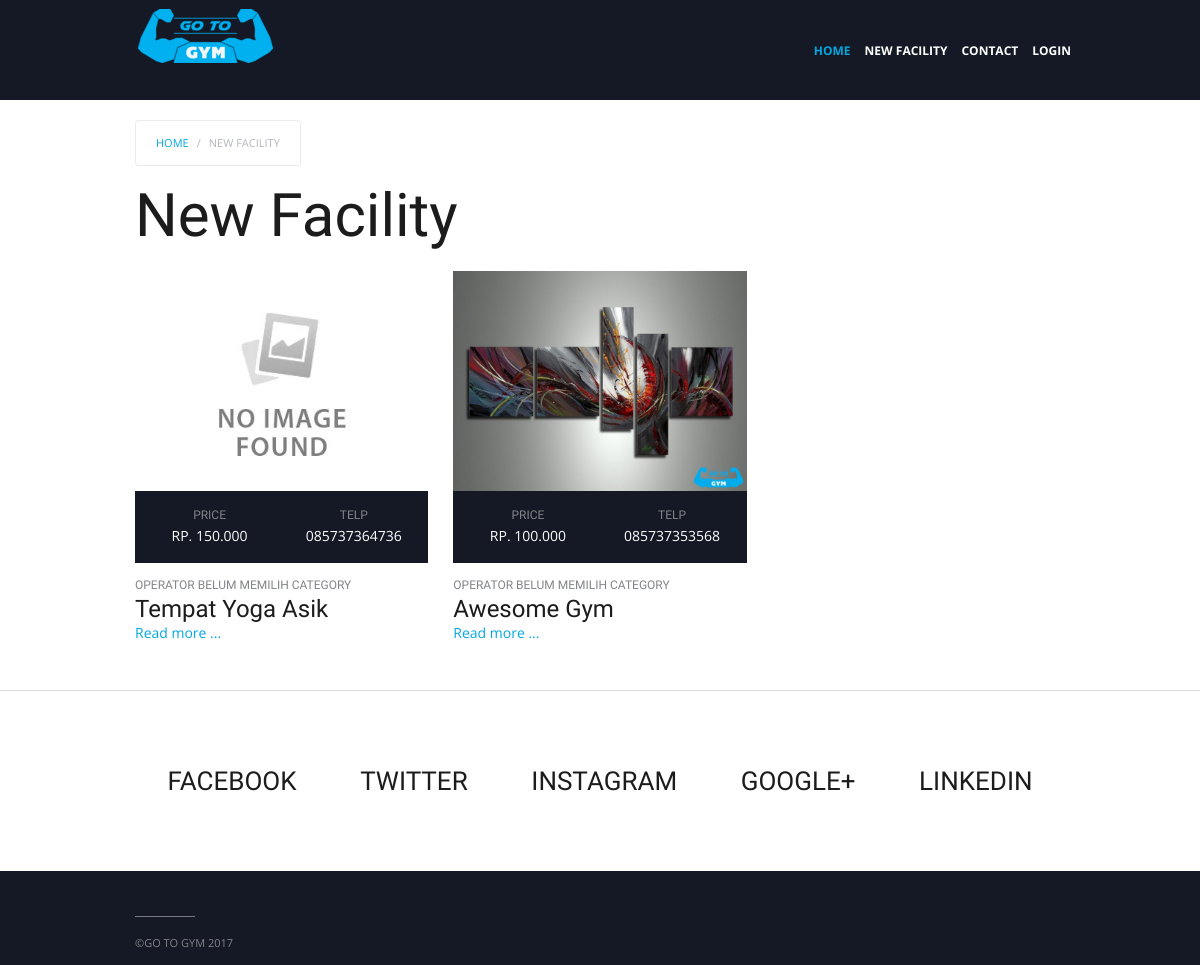
Page /home/newfacility on the earlier database version.
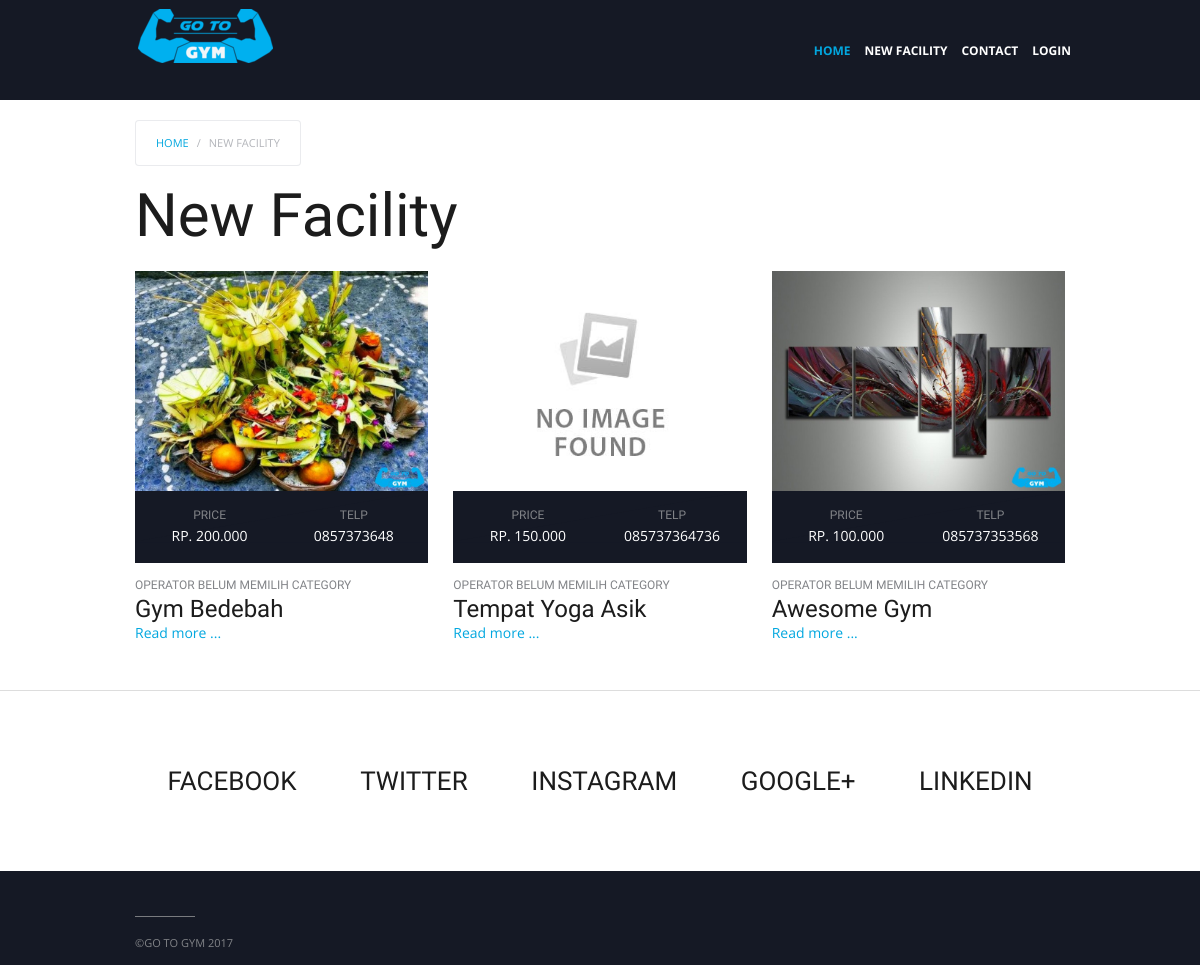
Same page on the later database version.
### tables this page shows
CREATE TABLE `gym` (
  `id` int(11) NOT NULL,
  `user_id` int(11) NOT NULL,
  `category_id` int(11) NOT NULL,
  `fullname` varchar(100) DEFAULT NULL,
  `alamat` varchar(100) DEFAULT NULL,
  `longitude` varchar(100) DEFAULT NULL,
  `latitude` varchar(100) DEFAULT NULL,
  `telp` varchar(12) DEFAULT NULL,
  `description` text,
  `price` int(11) DEFAULT NULL,
  `status` int(1) NOT NULL
);

CREATE TABLE `images` (
  `id` int(11) NOT NULL,
  `gym_id` int(11) DEFAULT NULL,
  `file` varchar(100) DEFAULT NULL
);

### application/Controller/HomeController.php (called while the page is built, shortened)
<?php
class HomeController extends Controller
{
    public function newfacility()
    {
        $gym = new Gym();
        $this->view([
            'header'=>'view/_templates/home_header.php',
            'content'=>'view/home/newfacility.php',
            'footer'=>'view/_templates/home_footer.php',
        ],[
            'model'=>$gym->newFacility()
        ]);
    }
}

### public/index.php (called while the page is built, shortened)
<?php
$app = new Application();

### application/Core/Model.php (called while the page is built, shortened)
<?php
class Model
{
    public $db = null;
    protected $table = null;
    private function openDatabaseConnection()
    {
        $options = array(PDO::ATTR_DEFAULT_FETCH_MODE => PDO::FETCH_OBJ, PDO::ATTR_ERRMODE => PDO::ERRMODE_WARNING);
        $this->db = new PDO(DB_TYPE . ':host=' . DB_HOST . ';dbname=' . DB_NAME . ';charset=' . DB_CHARSET, DB_USER, DB_PASS, $options);
    }
    public function getAll($data=null)
    {
        if(is_array($data) && !is_null($data)){
            $_row = '';
            $_value = [];
            foreach ($data as $row=>$value){
                $_row.= $row.' = '.' :'.$row.' AND ';
                $_value[':'.$row] = $value;
            }
            $_row = substr($_row, 0, -5);
            $sql = "SELECT * FROM $this->table WHERE $_row";
            $query = $this->db->prepare($sql);
            $parameters = $_value;
        }else{
            $sql = "SELECT * FROM $this->table";
            $query = $this->db->prepare($sql);
            $parameters=array();
        }
        $query->execute($parameters);
        return $query->fetchAll();
    }
    public function getOne($id)
    {
        if(is_array($id) && !is_null($id)){
            $_row = '';
            $_value = [];
            foreach ($id as $row=>$value){
                $_row.= $row.' = '.' :'.$row.' AND ';
                $_value[':'.$row] = $value;
            }
            $_row = substr($_row, 0, -5);
            $sql = "SELECT * FROM $this->table WHERE $_row LIMIT 1";
            $query = $this->db->prepare($sql);
            $parameters = $_value;
        }else{
            $sql = "SELECT * FROM $this->table WHERE id = :id LIMIT 1";
            $query = $this->db->prepare($sql);
            $parameters = array(':id' => $id);
        }
        $query->execute($parameters);
        return $query->fetch();
    }
}

### application/Model/Gym.php (called while the page is built, shortened)
<?php
class Gym extends Model
{
    protected $table = 'gym';
    public static function getImage($id)
    {
        $images = new Images();
        $img = $images->getOne(['gym_id'=>$id]);
        if($img){
            return $img->file;
        }else{
            return '';
        }
    }
    public function newFacility()
    {
        $sql = "SELECT * FROM $this->table WHERE status = 1 ORDER BY id DESC LIMIT 12 ";
        $query = $this->db->prepare($sql);
        $query->execute([]);
        return $query->fetchAll();
    }
}

### application/view/home/newfacility.php (the view, shortened to what the changed rows need)
<div class="uk-container uk-container-center">
    <div class="tm-middle uk-grid" data-uk-grid-match="" data-uk-grid-margin="">
        <div class="tm-main uk-width-medium-1-1">
            <main class="tm-content uk-position-relative">
                <div class="uk-grid">
                    <div class="uk-width-1-1">
                        <div class="uk-panel uk-panel-header">
                            <h1 class="tm-title">New Facility</h1>
                        </div>
                    </div>
                </div>
                <div class="uk-grid" data-uk-grid-match="" data-uk-grid-margin="">
                    <?php foreach ($model as $row): ?>
                        <?php $image = \Mini\Model\Gym::getImage($row->id); ?>
                        <div class="uk-width-medium-1-3">
                            <article class="uk-article">
                                <a class="uk-align-left" href="<?= URL.'home/detail/'.$row->id ?>" title=""><img src="<?= $image == '' ? URL.'img/noimagefound2.jpg' : URL.'img/gym/'.$image ?>" alt=""></a>
                                <div>
                                    <div class="uk-panel uk-width-1-1">
                                        <div class="uk-grid">
                                            <div class="uk-width-1-2">
                                                <h6 class="tm-uppercase">Price</h6>
                                                <span class="tm-uppercase">Rp. <?= number_format($row->price, 0, ',', '.') ?></span>
                                            </div>
                                            <div class="uk-width-1-2">
                                                <h6 class="tm-uppercase">Telp</h6>
                                                <span class="tm-uppercase"><?= $row->telp ?></span>
                                            </div>
                                        </div>
                                    </div>
                                    <h4 class="tm-workouts-line tm-uppercase"><?php
                                        $category=new \Mini\Model\GymCategory();
                                        $get_c = $category->getAll(['gym_id'=>$row->id]);
                                        if(count($get_c)>0):
                                            $print = "";
                                            foreach ($get_c as $_c){
                                                $print.= \Mini\Model\Gym::getCategory($_c->category_id).', ';
                                            }
                                            echo substr($print, 0, -2);
                                            ?>
                                        <?php else: ?>
                                            Operator belum memilih category
                                        <?php endif; ?></h4>
                                    <h3 class="tm-workouts-subline tm-uppercase"><?= $row->fullname ?></h3>
                                    <div class="jcomments-links">
                                        <a class="readmore-link" href="<?= URL.'home/detail/'.$row->id ?>" title="5 Unique Workauts to Improve your Deadlift">Read more ...</a>
                                    </div>
                                </div>
                            </article>
                        </div>
                    <?php endforeach; ?>
                </div>
            </main>
        </div>
    </div>
</div>

Differences in the rows shown:
added gym: id.file (picture), price "200.000", telp "0857373648", fullname "Gym Bedebah"
